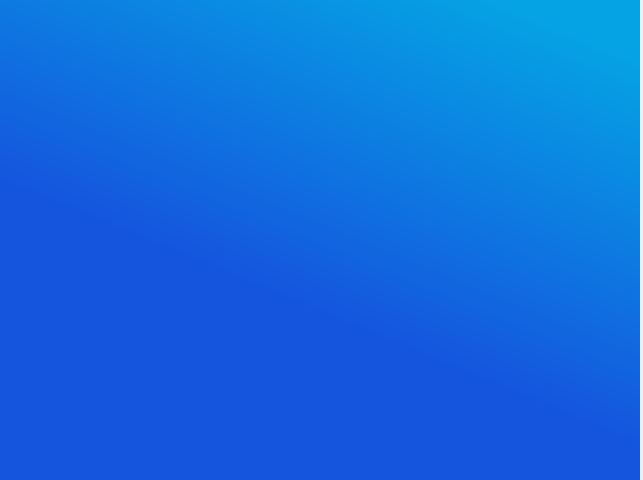
<?xml version="1.0" encoding="UTF-8"?>
<ui version="4.0">
 <class>MainWindow</class>
 <widget class="QMainWindow" name="MainWindow">
  <property name="geometry">
   <rect>
    <x>0</x>
    <y>0</y>
    <width>643</width>
    <height>480</height>
   </rect>
  </property>
  <property name="windowTitle">
   <string>MainWindow</string>
  </property>
  <property name="windowIcon">
   <iconset>
    <normaloff>../../../../phlashcards/assets/qt/img/icon.png</normaloff>../../../../phlashcards/assets/qt/img/icon.png</iconset>
  </property>
  <property name="styleSheet">
   <string notr="true"/>
  </property>
  <widget class="QWidget" name="centralwidget">
   <property name="sizePolicy">
    <sizepolicy hsizetype="Fixed" vsizetype="Fixed">
     <horstretch>0</horstretch>
     <verstretch>0</verstretch>
    </sizepolicy>
   </property>
   <property name="styleSheet">
    <string notr="true"/>
   </property>
   <widget class="QStackedWidget" name="sw">
    <property name="geometry">
     <rect>
      <x>0</x>
      <y>0</y>
      <width>640</width>
      <height>480</height>
     </rect>
    </property>
    <property name="sizePolicy">
     <sizepolicy hsizetype="Fixed" vsizetype="Fixed">
      <horstretch>0</horstretch>
      <verstretch>0</verstretch>
     </sizepolicy>
    </property>
    <property name="styleSheet">
     <string notr="true">QStackedWidget {
	background-color: qlineargradient(spread:pad, x1:0.46591, y1:0.634, x2:0.804, y2:0.0241245, stop:0 rgba(21, 85, 222, 255), stop:1 rgba(5, 162, 228, 255));
}

QPushButton, QComboBox, QComboBox::drop-down, QCombBox:on {
	border: 1px solid rgb(38,103,255);
	border-radius: 7px;
	color: rgb(0,0,0);
	background-color: qlineargradient(spread:pad, x1:1, y1:0.503, x2:1, y2:0, stop:0 rgba(75, 132, 255, 255), stop:1 rgba(94, 207, 255, 255));
}

QComboBox:on {
	border-top-left-radius: 7px;
	border-top-right-radius: 7px;
	border-bottom-left-radius: 0px;
	border-bottom-right-radius: 0px;
}

QComboBox::drop-down, QComboBox::item:pressed {
	padding-left: 20px;
}

QPushButton:pressed, QComboBox:pressed, QListView {
	background-color: qlineargradient(spread:pad, x1:1, y1:0.503, x2:1, y2:0, stop:0 rgba(24, 97, 255, 255), stop:1 rgba(6, 181, 255, 255));
}

QListView {
	border: 1px solid rgb(38,103,255);
	border-radius: 1px;
	color: rgb(0,0,0);
}

QListView:hover:!pressed {
	background-color: qlineargradient(spread:pad, x1:1, y1:0.503, x2:1, y2:0, stop:0 rgba(75, 132, 255, 255), stop:1 rgba(94, 207, 255, 255));
}


QPushButton:disabled, QComboBox:disabled {
	background-color: rgb(13, 54, 142);
}

QPushButton:hover:!pressed, QComboBox:hover:!pressed {
	background-color: qlineargradient(spread:pad, x1:1, y1:0.503, x2:1, y2:0, stop:0 rgba(103, 151, 255, 255), stop:1 rgba(146, 223, 255, 255));
}

QTableView {
	border: 0px;
	background-color: qlineargradient(spread:pad, x1:1, y1:0.503, x2:1, y2:0, stop:0 rgba(13, 54, 142, 255), stop:1 rgba(73, 104, 170, 255));
	selection-background-color: qlineargradient(spread:pad, x1:1, y1:0.503, x2:1, y2:0, stop:0 rgba(24, 97, 255, 255), stop:1 rgba(6, 181, 255, 255));
}</string>
    </property>
    <property name="currentIndex">
     <number>-1</number>
    </property>
   </widget>
  </widget>
 </widget>
 <resources/>
 <connections/>
</ui>
